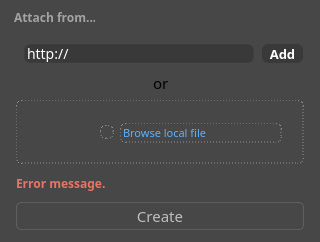
<?xml version="1.0" encoding="UTF-8"?>
<ui version="4.0">
 <class>AttachFromWidget</class>
 <widget class="QWidget" name="AttachFromWidget">
  <property name="windowModality">
   <enum>Qt::ApplicationModal</enum>
  </property>
  <property name="geometry">
   <rect>
    <x>0</x>
    <y>0</y>
    <width>320</width>
    <height>242</height>
   </rect>
  </property>
  <property name="sizePolicy">
   <sizepolicy hsizetype="Fixed" vsizetype="Fixed">
    <horstretch>0</horstretch>
    <verstretch>0</verstretch>
   </sizepolicy>
  </property>
  <property name="minimumSize">
   <size>
    <width>320</width>
    <height>242</height>
   </size>
  </property>
  <property name="maximumSize">
   <size>
    <width>320</width>
    <height>242</height>
   </size>
  </property>
  <property name="font">
   <font>
    <family>Noto Sans</family>
    <pointsize>14</pointsize>
   </font>
  </property>
  <property name="windowTitle">
   <string>Form</string>
  </property>
  <property name="windowIcon">
   <iconset resource="resources.qrc">
    <normaloff>:/SVG/svg/icon/audiobook-editor-logo.svg</normaloff>:/SVG/svg/icon/audiobook-editor-logo.svg</iconset>
  </property>
  <property name="styleSheet">
   <string notr="true">background: #474747;
box-shadow: 0px 4px 15px rgba(0, 0, 0, 0.28);
border-radius: 6px;</string>
  </property>
  <widget class="QLabel" name="label_AttachFrom">
   <property name="geometry">
    <rect>
     <x>14</x>
     <y>9</y>
     <width>81</width>
     <height>16</height>
    </rect>
   </property>
   <property name="sizePolicy">
    <sizepolicy hsizetype="Fixed" vsizetype="Fixed">
     <horstretch>0</horstretch>
     <verstretch>0</verstretch>
    </sizepolicy>
   </property>
   <property name="minimumSize">
    <size>
     <width>81</width>
     <height>16</height>
    </size>
   </property>
   <property name="maximumSize">
    <size>
     <width>81</width>
     <height>16</height>
    </size>
   </property>
   <property name="styleSheet">
    <string notr="true">
position: absolute;
width: 81px;
height: 16px;
left: 14px;
top: calc(50% - 16px/2);

font-family: Noto Sans TC;
font-style: normal;
font-weight: 600;
font-size: 12px;
line-height: 16px;
display: flex;
align-items: center;

/* panel/section title */

color: rgba(255, 255, 255, 0.5);</string>
   </property>
   <property name="text">
    <string>Attach from...</string>
   </property>
  </widget>
  <widget class="QPushButton" name="pushButton_Add">
   <property name="geometry">
    <rect>
     <x>262</x>
     <y>44</y>
     <width>41</width>
     <height>19</height>
    </rect>
   </property>
   <property name="sizePolicy">
    <sizepolicy hsizetype="Fixed" vsizetype="Fixed">
     <horstretch>0</horstretch>
     <verstretch>0</verstretch>
    </sizepolicy>
   </property>
   <property name="minimumSize">
    <size>
     <width>41</width>
     <height>19</height>
    </size>
   </property>
   <property name="maximumSize">
    <size>
     <width>41</width>
     <height>19</height>
    </size>
   </property>
   <property name="font">
    <font>
     <family>Noto Sans TC</family>
     <pointsize>-1</pointsize>
     <weight>62</weight>
     <italic>false</italic>
     <bold>true</bold>
    </font>
   </property>
   <property name="styleSheet">
    <string notr="true">position: absolute;
left: 0px;
right: 0px;
top: 0px;
bottom: 0px;

/* cell/text input background */

background: rgba(0, 0, 0, 0.2);
border-radius: 6px;

/* Add */


position: static;
height: 18px;
left: 8px;
right: 8px;
top: calc(50% - 18px/2);

font-family: Noto Sans TC;
font-style: normal;
font-weight: 500;
font-size: 13px;
line-height: 18px;
/* identical to box height */

/*text-align: right;*/
text-align: center;

color: #FFFFFF;


/* Inside Auto Layout */

flex: none;
order: 0;
flex-grow: 0;
margin: 0px 0px;</string>
   </property>
   <property name="text">
    <string>Add</string>
   </property>
  </widget>
  <widget class="QLabel" name="label_Or">
   <property name="geometry">
    <rect>
     <x>153</x>
     <y>74</y>
     <width>22</width>
     <height>18</height>
    </rect>
   </property>
   <property name="sizePolicy">
    <sizepolicy hsizetype="Fixed" vsizetype="Fixed">
     <horstretch>0</horstretch>
     <verstretch>0</verstretch>
    </sizepolicy>
   </property>
   <property name="font">
    <font>
     <family>Noto Sans</family>
     <pointsize>11</pointsize>
    </font>
   </property>
   <property name="text">
    <string>or</string>
   </property>
  </widget>
  <widget class="QFrame" name="frame_LocalFile">
   <property name="geometry">
    <rect>
     <x>16</x>
     <y>100</y>
     <width>288</width>
     <height>64</height>
    </rect>
   </property>
   <property name="sizePolicy">
    <sizepolicy hsizetype="Fixed" vsizetype="Fixed">
     <horstretch>0</horstretch>
     <verstretch>0</verstretch>
    </sizepolicy>
   </property>
   <property name="minimumSize">
    <size>
     <width>288</width>
     <height>64</height>
    </size>
   </property>
   <property name="maximumSize">
    <size>
     <width>288</width>
     <height>64</height>
    </size>
   </property>
   <property name="styleSheet">
    <string notr="true">/* Frame 28 */


position: static;
width: 288px;
height: 64px;
left: calc(50% - 288px/2);
top: 8px;

border: 1px dashed rgba(255, 255, 255, 0.4);
box-sizing: border-box;
border-radius: 6px;

/* Inside Auto Layout */

flex: none;
order: 0;
align-self: stretch;
flex-grow: 1;
margin: 0px 0px;</string>
   </property>
   <property name="frameShape">
    <enum>QFrame::StyledPanel</enum>
   </property>
   <property name="frameShadow">
    <enum>QFrame::Raised</enum>
   </property>
   <widget class="QPushButton" name="pushButton_BrowseLocalFile">
    <property name="geometry">
     <rect>
      <x>84</x>
      <y>25</y>
      <width>14</width>
      <height>14</height>
     </rect>
    </property>
    <property name="sizePolicy">
     <sizepolicy hsizetype="Preferred" vsizetype="Preferred">
      <horstretch>0</horstretch>
      <verstretch>0</verstretch>
     </sizepolicy>
    </property>
    <property name="minimumSize">
     <size>
      <width>14</width>
      <height>14</height>
     </size>
    </property>
    <property name="font">
     <font>
      <family>Noto Sans</family>
      <pointsize>13</pointsize>
     </font>
    </property>
    <property name="styleSheet">
     <string notr="true">/* common/button */


/* Auto Layout */

display: flex;
flex-direction: row;
justify-content: center;
align-items: center;
padding: 4px 12px;

position: absolute;
width: 145px;
height: 26px;
left: calc(50% - 145px/2 + 0.5px);
top: calc(50% - 26px/2);

border-radius: 6px;</string>
    </property>
    <property name="text">
     <string/>
    </property>
    <property name="icon">
     <iconset resource="resources.qrc">
      <normaloff>:/SVG/svg/icon/common-add.svg</normaloff>:/SVG/svg/icon/common-add.svg</iconset>
    </property>
    <property name="iconSize">
     <size>
      <width>14</width>
      <height>14</height>
     </size>
    </property>
   </widget>
   <widget class="QLineEdit" name="lineEdit_BrowseLocalFile">
    <property name="geometry">
     <rect>
      <x>104</x>
      <y>23</y>
      <width>162</width>
      <height>20</height>
     </rect>
    </property>
    <property name="sizePolicy">
     <sizepolicy hsizetype="Fixed" vsizetype="Fixed">
      <horstretch>0</horstretch>
      <verstretch>0</verstretch>
     </sizepolicy>
    </property>
    <property name="minimumSize">
     <size>
      <width>126</width>
      <height>20</height>
     </size>
    </property>
    <property name="maximumSize">
     <size>
      <width>268</width>
      <height>20</height>
     </size>
    </property>
    <property name="font">
     <font>
      <family>Noto Sans TC</family>
      <pointsize>8</pointsize>
     </font>
    </property>
    <property name="styleSheet">
     <string notr="true">display: flex;
align-items: center;
text-align: center;

color: #5AB0FF;


margin: 0px 0px;</string>
    </property>
    <property name="text">
     <string>Browse local file</string>
    </property>
   </widget>
  </widget>
  <widget class="QPushButton" name="pushButton_Create">
   <property name="enabled">
    <bool>false</bool>
   </property>
   <property name="geometry">
    <rect>
     <x>16</x>
     <y>202</y>
     <width>288</width>
     <height>28</height>
    </rect>
   </property>
   <property name="sizePolicy">
    <sizepolicy hsizetype="Fixed" vsizetype="Fixed">
     <horstretch>0</horstretch>
     <verstretch>0</verstretch>
    </sizepolicy>
   </property>
   <property name="font">
    <font>
     <family>Noto Sans TC</family>
     <pointsize>11</pointsize>
    </font>
   </property>
   <property name="styleSheet">
    <string notr="true">/*background: #3095F2;*/
/*border: 1px solid rgba(255, 255, 255, 0.12);
box-sizing: border-box;
border-radius: 5px;
margin: 0px 0px;*/

QPushButton:disabled {
border: 1px solid rgba(255, 255, 255, 0.12);
box-sizing: border-box;
border-radius: 5px;
margin: 0px 0px;

}


QPushButton:enabled {
background: #3095F2;

border: 1px solid rgba(255, 255, 255, 0.12);
box-sizing: border-box;
border-radius: 5px;
margin: 0px 0px;
}
</string>
   </property>
   <property name="text">
    <string>Create</string>
   </property>
  </widget>
  <widget class="QLineEdit" name="lineEdit_URL">
   <property name="geometry">
    <rect>
     <x>24</x>
     <y>44</y>
     <width>230</width>
     <height>19</height>
    </rect>
   </property>
   <property name="sizePolicy">
    <sizepolicy hsizetype="Fixed" vsizetype="Fixed">
     <horstretch>0</horstretch>
     <verstretch>0</verstretch>
    </sizepolicy>
   </property>
   <property name="minimumSize">
    <size>
     <width>230</width>
     <height>19</height>
    </size>
   </property>
   <property name="maximumSize">
    <size>
     <width>230</width>
     <height>19</height>
    </size>
   </property>
   <property name="font">
    <font>
     <family>Noto Sans TC</family>
     <pointsize>-1</pointsize>
     <weight>50</weight>
     <italic>false</italic>
     <bold>false</bold>
    </font>
   </property>
   <property name="styleSheet">
    <string notr="true">/* Rectangle 8 */


position: absolute;
left: 0px;
right: 0px;
top: 0px;
bottom: 0px;

/* cell/text input background */

background: rgba(0, 0, 0, 0.2);
border: 1px solid rgba(0, 0, 0, 0.05);
box-sizing: border-box;
border-radius: 6px;

/* https:// */


position: absolute;
width: 230px;
height: 19px;
left: 8px;
top: calc(50% - 19px/2 - 0.5px);

font-family: Noto Sans TC;
font-style: normal;
font-weight: normal;
font-size: 14px;
line-height: 19px;
/* identical to box height */

display: flex;
align-items: center;

/* cell/text */

color: #FFFFFF;</string>
   </property>
   <property name="text">
    <string>http://</string>
   </property>
  </widget>
  <widget class="QLabel" name="label_ErrorMessage">
   <property name="geometry">
    <rect>
     <x>16</x>
     <y>175</y>
     <width>288</width>
     <height>16</height>
    </rect>
   </property>
   <property name="sizePolicy">
    <sizepolicy hsizetype="Fixed" vsizetype="Fixed">
     <horstretch>0</horstretch>
     <verstretch>0</verstretch>
    </sizepolicy>
   </property>
   <property name="styleSheet">
    <string notr="true">
position: static;
width: 87px;
height: 16px;
left: 16px;
top: 3px;

font-family: Noto Sans TC;
font-style: normal;
font-weight: 500;
font-size: 12px;
line-height: 16px;
display: flex;
align-items: center;

color: #E77465;


/* Inside Auto Layout */

flex: none;
order: 0;
flex-grow: 0;
margin: 0px 0px;</string>
   </property>
   <property name="text">
    <string>Error message.</string>
   </property>
  </widget>
 </widget>
 <resources>
  <include location="resources.qrc"/>
 </resources>
 <connections/>
</ui>
